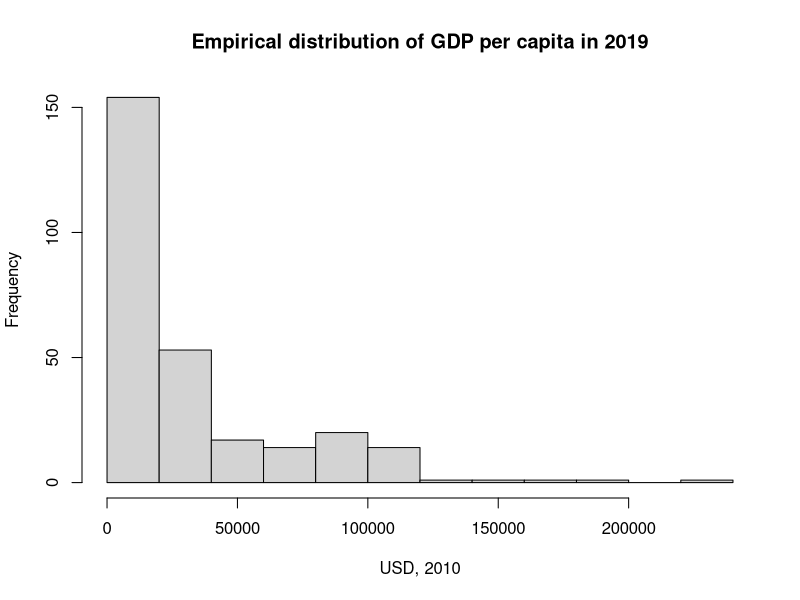
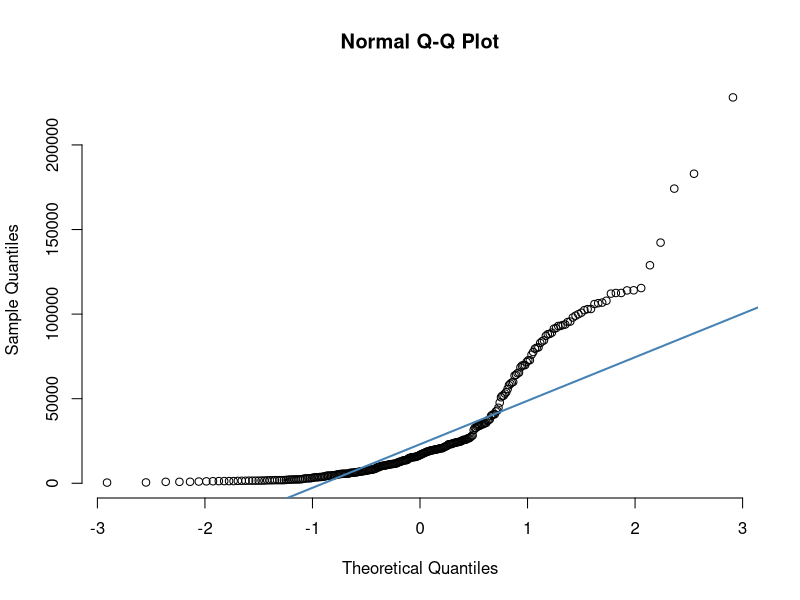

Generate these figures, in order, with R:
## ---- chunk 1
# import data on GDP per capita across countries
data_gdp <- read.csv("GDP_205U_NOC_NB_A-filtered-2020-12-22.csv",  header = TRUE)
# rename columns
names(data_gdp) <- c("country", "label", "source", "year", "gdp")
## Select 2019 data
data_gdp_2019<-data_gdp[data_gdp$year == "2019",]
## Final data
x <- data_gdp_2019$gdp
## ---- chunk 2
# Sample mean
xbar<-mean(x)
## ---- chunk 3
# Sample standard deviation
sigma<-sd(x)
## ---- chunk 4
# confidence level
alfa<-0.10
## ---- chunk 5
# sample size
n<-length(x)
print(n)
## ---- chunk 6
# degrees of freedom
d_f<-n-1
print(d_f)
## ---- chunk 7
# t-value
t <- qt( (1-alfa)/2, d_f)
print(t)
## ---- chunk 8
# margin of error
me <- t*sigma/sqrt(n)
print(me)
## ---- chunk 9
# lower  bound
lb<-xbar - me
print(lb)
## ---- chunk 10
# upper bound
ub<-xbar + me
print(ub)
## ---- chunk 11
# histogram of data
hist(x, xlab="USD, 2010", main="Empirical distribution of GDP per capita in 2019")
## ---- chunk 12
# Sample quantile-to-quantile plot
qqnorm(x, pch = 1, frame = FALSE)
qqline(x, col = "steelblue", lwd = 2)
## ---- chunk 13
maxi<-1000
bstrap <- c()
for (i in 1:maxi){
# First take the sample
bsample <- sample(x,n,replace=TRUE)
# now calculate the bootstrap estimate
bestimate <- mean(bsample)
bstrap <- c(bstrap,bestimate)
}
## ---- chunk 14
# lower bound
lb<-quantile(bstrap,(alfa)/2)
print(lb)
## ---- chunk 15
# upper bound
ub<-quantile(bstrap,(1-alfa)/2)
print(ub)
